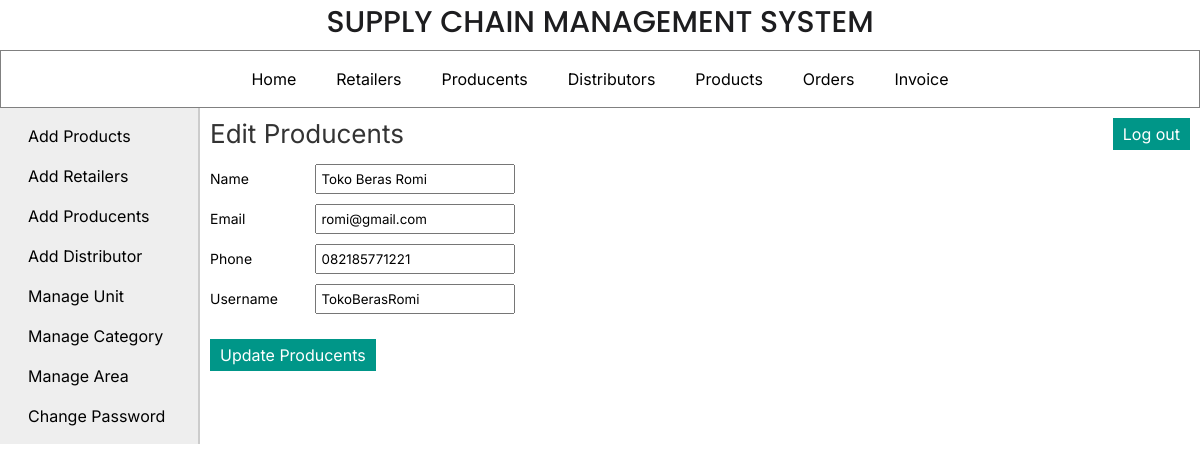
Screenshot of /admin/edit_manufacturer.php?id=7 (signed in) with the database file from the repository.
### tables this page shows
CREATE TABLE `manufacturer` (
  `man_id` int(11) NOT NULL,
  `man_name` varchar(25) NOT NULL,
  `man_email` varchar(50) DEFAULT NULL,
  `man_phone` varchar(12) NOT NULL,
  `username` varchar(20) NOT NULL,
  `password` varchar(20) NOT NULL
);

### admin/edit_manufacturer.php (the view, shortened to what this page needs)
<?php
	include("../includes/config.php");
	if(isset($_SESSION['admin_login'])) {
		if($_SESSION['admin_login'] == true) {
			$id = $_GET['id'];
			$query_selectManDetails = "SELECT * FROM manufacturer WHERE man_id='$id'";
			$result_selectManDetails = mysqli_query($con,$query_selectManDetails);
			$row_selectManDetails = mysqli_fetch_array($result_selectManDetails);
			$nameErr = $emailErr = $phoneErr = $usernameErr = $passwordErr = $requireErr = $confirmMessage = "";
		}
		else {
			header('Location:../index.php');
		}
	}
	else {
		header('Location:../index.php');
	}
?>
<!DOCTYPE html>
<html>
<head>
	<link rel="stylesheet" href="../includes/main_style.css" >
</head>
<body>
	<?php
		include("../includes/header.inc.php");
		include("../includes/nav_admin.inc.php");
		include("../includes/aside_admin.inc.php");
	?>
	<section>
		<h1>Edit Producents</h1>
		<form action="" method="POST" class="form">
		<ul class="form-list">
		<li>
			<div class="label-block"> <label for="manufacturer:name">Name</label> </div>
			<div class="input-box"> <input type="text" id="manufacturer:name" name="txtManufacturerName" placeholder="Name" value="<?php echo $row_selectManDetails['man_name']; ?>" required /> </div> <span class="error_message"><?php echo $nameErr; ?></span>
		</li>
		<li>
			<div class="label-block"> <label for="manufacturer:email">Email</label> </div>
			<div class="input-box"> <input type="text" id="manufacturer:email" name="txtManufacturerEmail" placeholder="Email" value="<?php echo $row_selectManDetails['man_email']; ?>" required /> </div> <span class="error_message"><?php echo $emailErr; ?></span>
		</li>
		<li>
			<div class="label-block"> <label for="manufacturer:phone">Phone</label> </div>
			<div class="input-box"> <input type="text" id="manufacturer:phone" name="txtManufacturerPhone" placeholder="Phone" value="<?php echo $row_selectManDetails['man_phone']; ?>" /> </div> <span class="error_message"><?php echo $phoneErr; ?></span>
		</li>
		<li>
			<div class="label-block"> <label for="manufacturer:username">Username</label> </div>
			<div class="input-box"> <input type="text" id="manufacturer:username" name="txtManufacturerUname" placeholder="Username" value="<?php echo $row_selectManDetails['username']; ?>" required /> </div> <span class="error_message"><?php echo $usernameErr; ?></span>
		</li>
		<li>
			<input type="submit" value="Update Producents" class="submit_button" /> <span class="error_message"> <?php echo $requireErr; ?> </span><span class="confirm_message"> <?php echo $confirmMessage; ?> </span>
		</li>
		</ul>
		</form>
	</section>
</body>
</html>

### includes/main_style.css (style rules this page uses)
* { font-family: 'Inter', Helvetica, sans-serif; margin:0px; padding:0px; box-sizing: border-box; }
li { list-style:none; margin:0px; }
label { margin:5px 0px; font-size:14px; }
.label-block { display:inline-block; width:100px; }
.input-box { display:inline-block; margin:5px 0px; }
.input-box input { width:200px; padding:5px 5px; margin:auto; }
.submit_button { font-size:16px; margin-top:20px; margin-right:20px; padding:6px 10px; background-color:#009688; border:none; color:white; }
section { width:1000px; padding:10px; padding-bottom:40px; }
section h1 { margin-bottom:10px; font-weight:normal; color:#333; font-size: 26px; }

### rows the page displays
manufacturer: txtManufacturerName "Toko Beras Romi", txtManufacturerEmail "romi@gmail.com", txtManufacturerPhone "082185771221", txtManufacturerUname "TokoBerasRomi"
